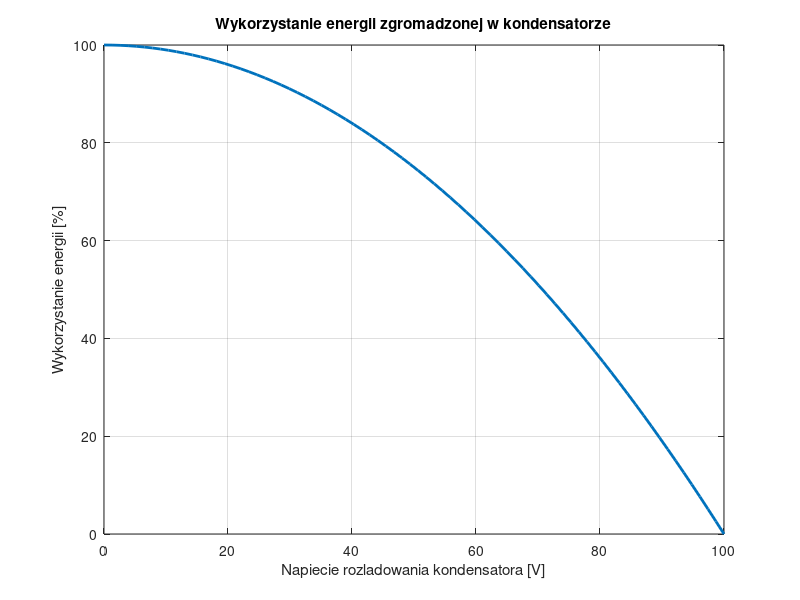

MATLAB code for this plot:
clc;                %% czy�ci konsole
clear;              %% czy�ci zmienne 
close all;

Up=3.85;
Uk=[0:0.05:Up];
C=3.45*10^(-3);

Ec = 1/2 * C *Up^2;
size = length(Uk);

for i = 1:size
  Ep(i)=1/2*C*(Up^2-Uk(i)^2);
  sprawnosc(i) = Ep(i)/Ec * 100;
  rozladowanie(i) = Uk(i)/Up *100;
endfor

plot(rozladowanie,sprawnosc, "linewidth", 2);
titleSet = title("Wykorzystanie energii zgromadzonej w kondensatorze");
%set (titleSet, "fontsize", 40);

ylableSet = ylabel ("Wykorzystanie energii [%]");
%set (ylableSet, "fontsize", 20);

xlableSet = xlabel ("Napiecie rozladowania kondensatora [V]");
%set (xlableSet, "fontsize", 20);
grid on;